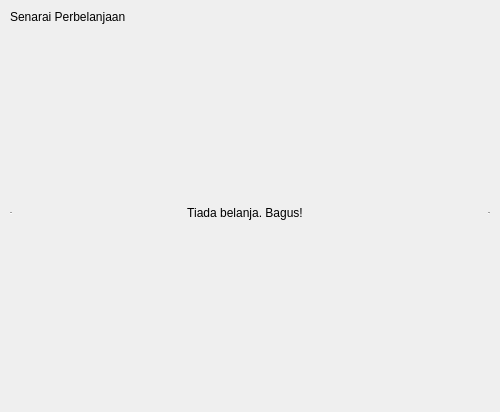
<?xml version="1.0" encoding="UTF-8"?>
<ui version="4.0">
 <class>SpendingList</class>
 <widget class="QWidget" name="SpendingList">
  <property name="geometry">
   <rect>
    <x>0</x>
    <y>0</y>
    <width>500</width>
    <height>412</height>
   </rect>
  </property>
  <property name="windowTitle">
   <string>Form</string>
  </property>
  <layout class="QVBoxLayout" name="layout">
   <property name="spacing">
    <number>0</number>
   </property>
   <property name="leftMargin">
    <number>10</number>
   </property>
   <property name="topMargin">
    <number>10</number>
   </property>
   <property name="rightMargin">
    <number>10</number>
   </property>
   <property name="bottomMargin">
    <number>10</number>
   </property>
   <item>
    <widget class="QLabel" name="label">
     <property name="sizePolicy">
      <sizepolicy hsizetype="Fixed" vsizetype="Fixed">
       <horstretch>0</horstretch>
       <verstretch>0</verstretch>
      </sizepolicy>
     </property>
     <property name="text">
      <string>Senarai Perbelanjaan</string>
     </property>
    </widget>
   </item>
   <item>
    <spacer name="verticalSpacer">
     <property name="orientation">
      <enum>Qt::Orientation::Vertical</enum>
     </property>
     <property name="sizeType">
      <enum>QSizePolicy::Policy::Fixed</enum>
     </property>
     <property name="sizeHint" stdset="0">
      <size>
       <width>0</width>
       <height>10</height>
      </size>
     </property>
    </spacer>
   </item>
   <item>
    <widget class="QScrollArea" name="scrollArea">
     <property name="frameShape">
      <enum>QFrame::Shape::HLine</enum>
     </property>
     <property name="frameShadow">
      <enum>QFrame::Shadow::Sunken</enum>
     </property>
     <property name="widgetResizable">
      <bool>true</bool>
     </property>
     <widget class="QWidget" name="scrollAreaWidgetContents">
      <property name="geometry">
       <rect>
        <x>0</x>
        <y>0</y>
        <width>476</width>
        <height>348</height>
       </rect>
      </property>
      <layout class="QVBoxLayout" name="listLayout">
       <property name="spacing">
        <number>20</number>
       </property>
       <property name="leftMargin">
        <number>0</number>
       </property>
       <property name="topMargin">
        <number>0</number>
       </property>
       <property name="rightMargin">
        <number>10</number>
       </property>
       <property name="bottomMargin">
        <number>0</number>
       </property>
       <item>
        <widget class="QLabel" name="emptyItemLabel">
         <property name="text">
          <string>Tiada belanja. Bagus!</string>
         </property>
         <property name="alignment">
          <set>Qt::AlignmentFlag::AlignCenter</set>
         </property>
        </widget>
       </item>
      </layout>
     </widget>
    </widget>
   </item>
   <item>
    <spacer name="verticalSpacer_2">
     <property name="orientation">
      <enum>Qt::Orientation::Vertical</enum>
     </property>
     <property name="sizeType">
      <enum>QSizePolicy::Policy::Fixed</enum>
     </property>
     <property name="sizeHint" stdset="0">
      <size>
       <width>0</width>
       <height>10</height>
      </size>
     </property>
    </spacer>
   </item>
  </layout>
 </widget>
 <resources/>
 <connections/>
</ui>
